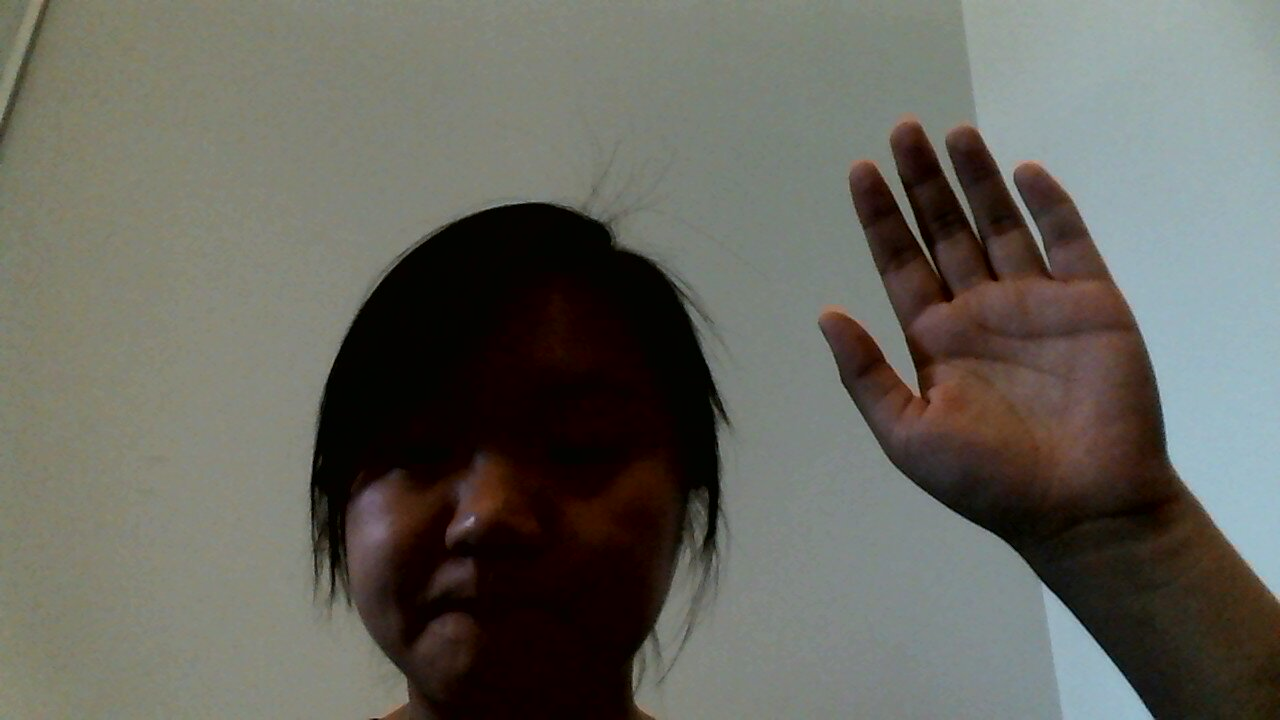
#> input picture images/liani2.jpg, 1280 x 720 px, found by its file name
$ python contour_test.py
#> lines starting #> are read from the running program, lines starting #| are printed output that depends on the picture; after the words box and inside, x2 and y2 are one past the last pixel; in counts of white or black regions, pixels touching at a corner belong together
import numpy as np
import cv2 as cv

# cap = cv.VideoCapture(0)

im = cv.imread('images/liani2.jpg') # source image
#> im is the input picture: shape (720, 1280, 3); mean B, G, R 93.6, 101.3, 101.9
height, width = im.shape[:2]
#> height = 720; width = 1280

blank = np.zeros((height, width, 3),np.uint8)

imgray = cv.cvtColor(im,cv.COLOR_BGR2GRAY) # add gray filter
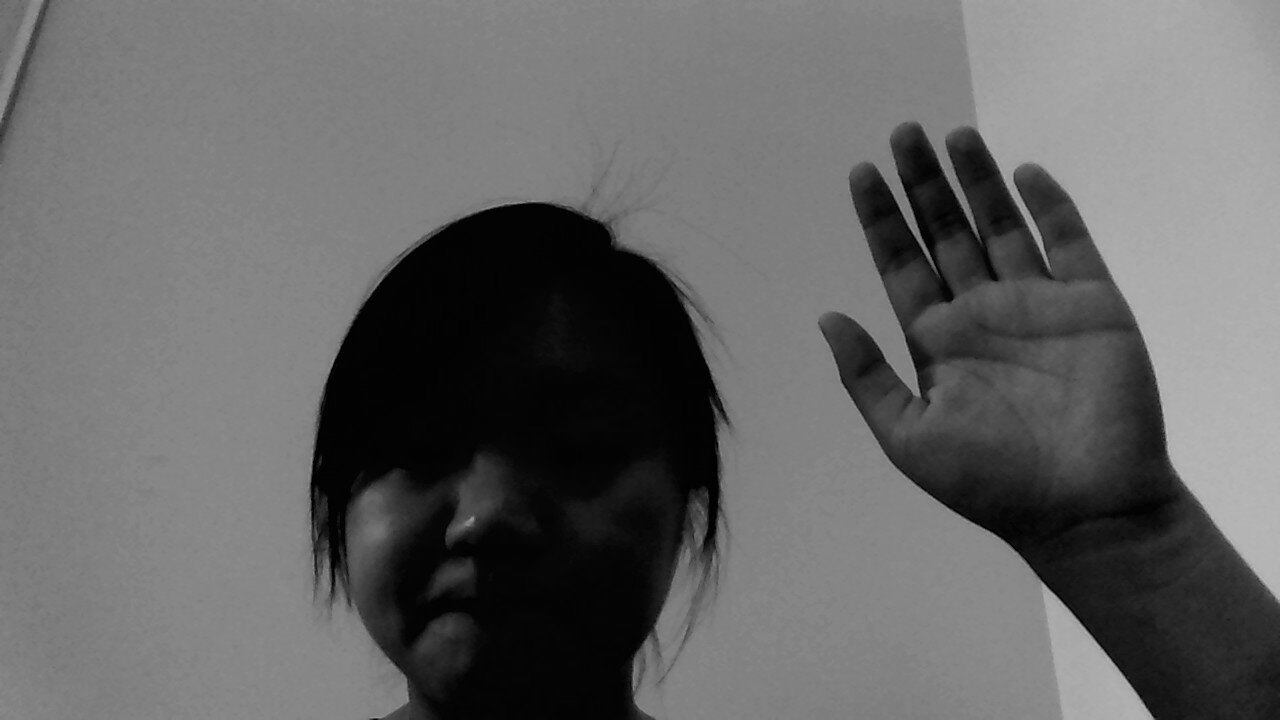
#> imgray: shape (720, 1280); min 0, max 194, mean 100.6
ret,thresh = cv.threshold(imgray,127,255,0) # idk what this is...-
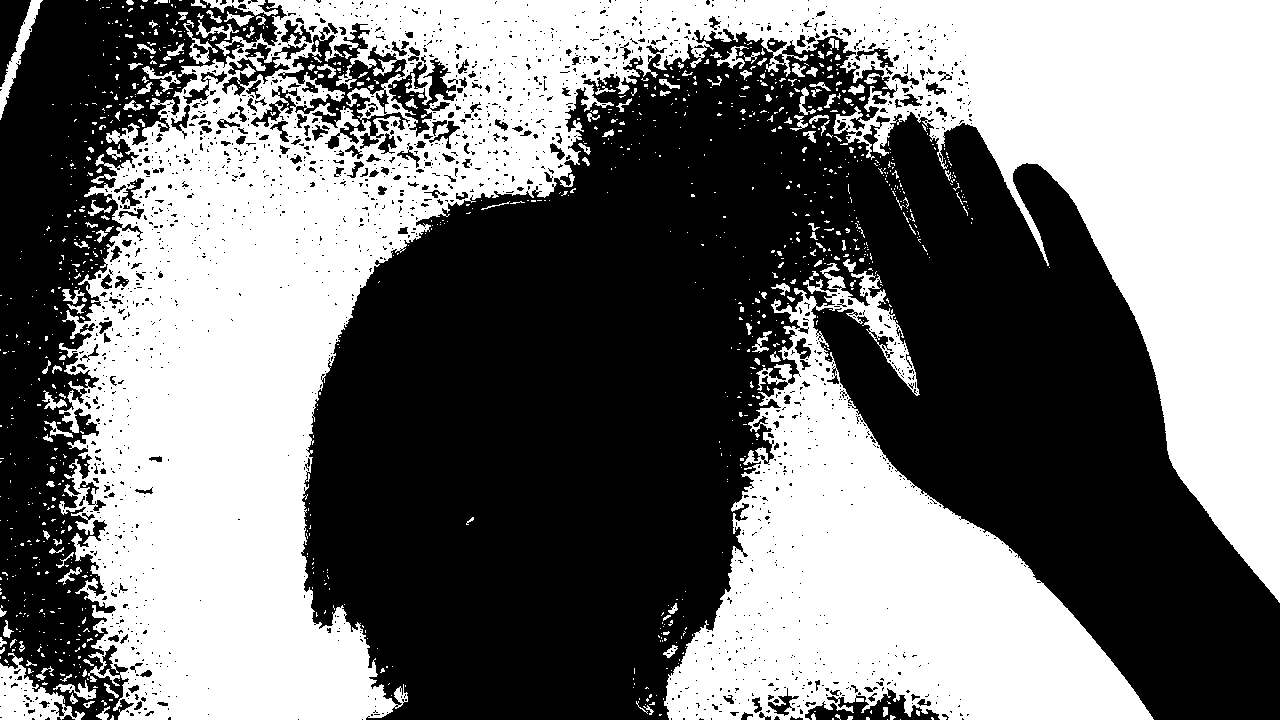
#> thresh: shape (720, 1280); 46.9% white; 1077 white regions (921 under 20 px)
contours, hierarchy = cv.findContours(thresh, 1, 2)
#> contours = 3259 contours, 2837 with area under 20; largest, box (x1, y1, x2, y2) and area: (59, 0, 1280, 720) 341433, (664, 263, 1154, 720) 95112, (277, 22, 408, 145) 5364, (0, 653, 85, 720) 2544, (387, 57, 457, 138) 2246
# contours, hierarchy = cv.findContours(thresh,cv.RETR_TREE,cv.CHAIN_APPROX_SIMPLE) # countour approximation

cnt = contours[0]
#> cnt = [[900, 719]]
m = cv.moments(cnt)
#> m = moments, m00 0
# [14 lines of commented-out code are left out]
cv.drawContours(blank, contours, -1, (255,255,255), 3)
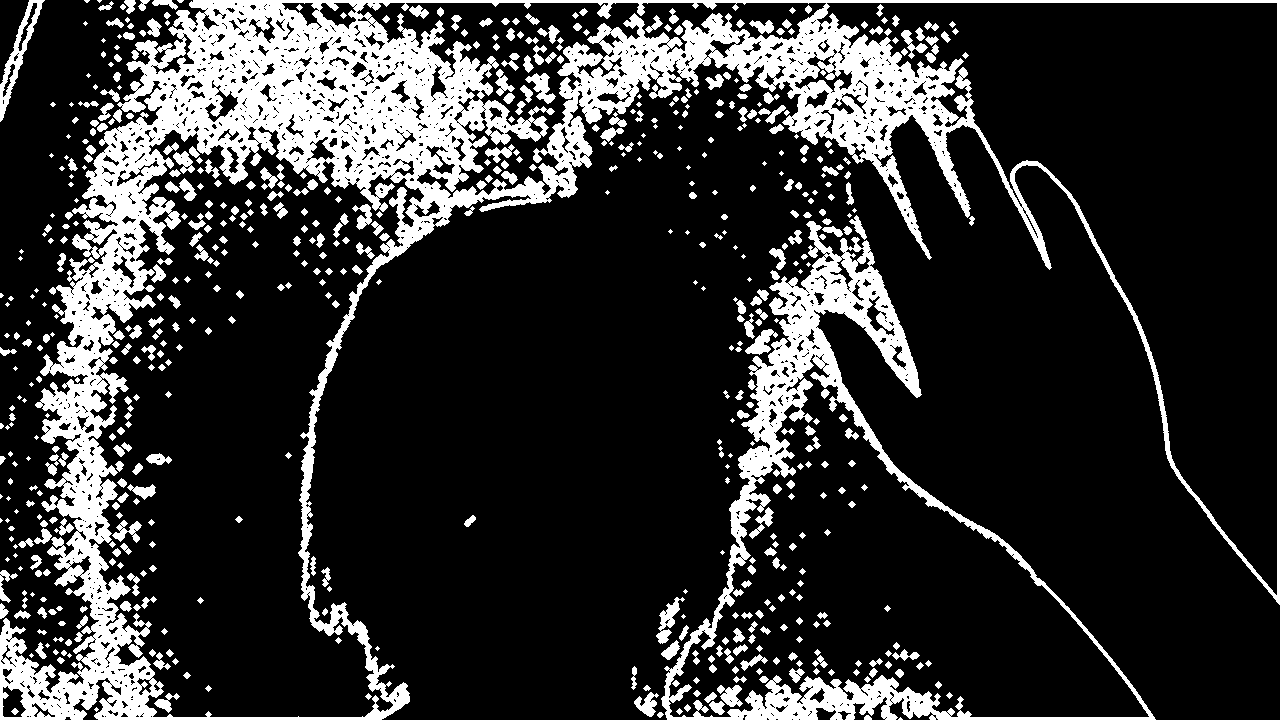
#> blank: shape (720, 1280, 3); 19.9% white; 625 white regions (130 under 20 px), largest, box (x1, y1, x2, y2) and area: (0, 0, 1280, 720) 124820, (661, 221, 1156, 720) 26606, (0, 0, 45, 122) 1198

# SHOW PROCESSED IMAGE
cv.imshow('blank', blank)
k = cv.waitKey()
#> (key Esc is pressed here)

$ run again, with images/liani.jpg copied over images/liani2.jpg
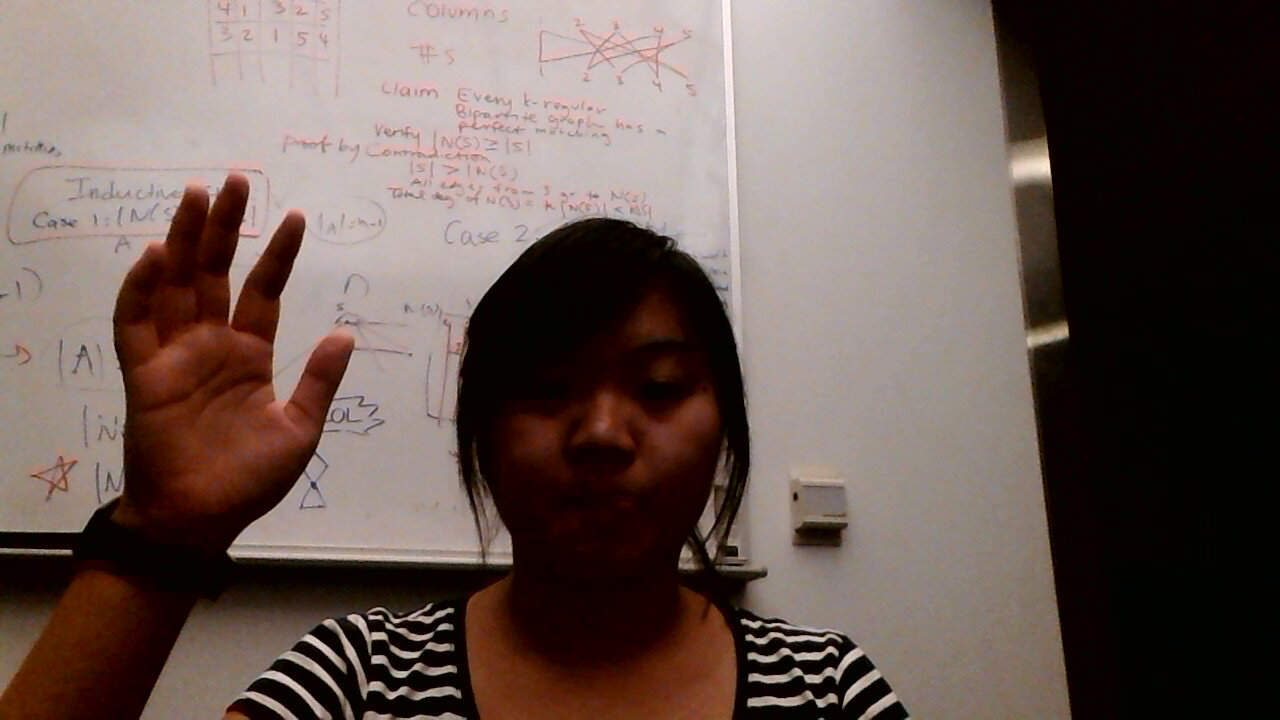
#> input picture images/liani.jpg, 1280 x 720 px, found by its file name
#> im is the input picture: shape (720, 1280, 3); mean B, G, R 83.9, 89.8, 105.9
#> `ret,thresh = cv.threshold(imgray,127,255,0)`:
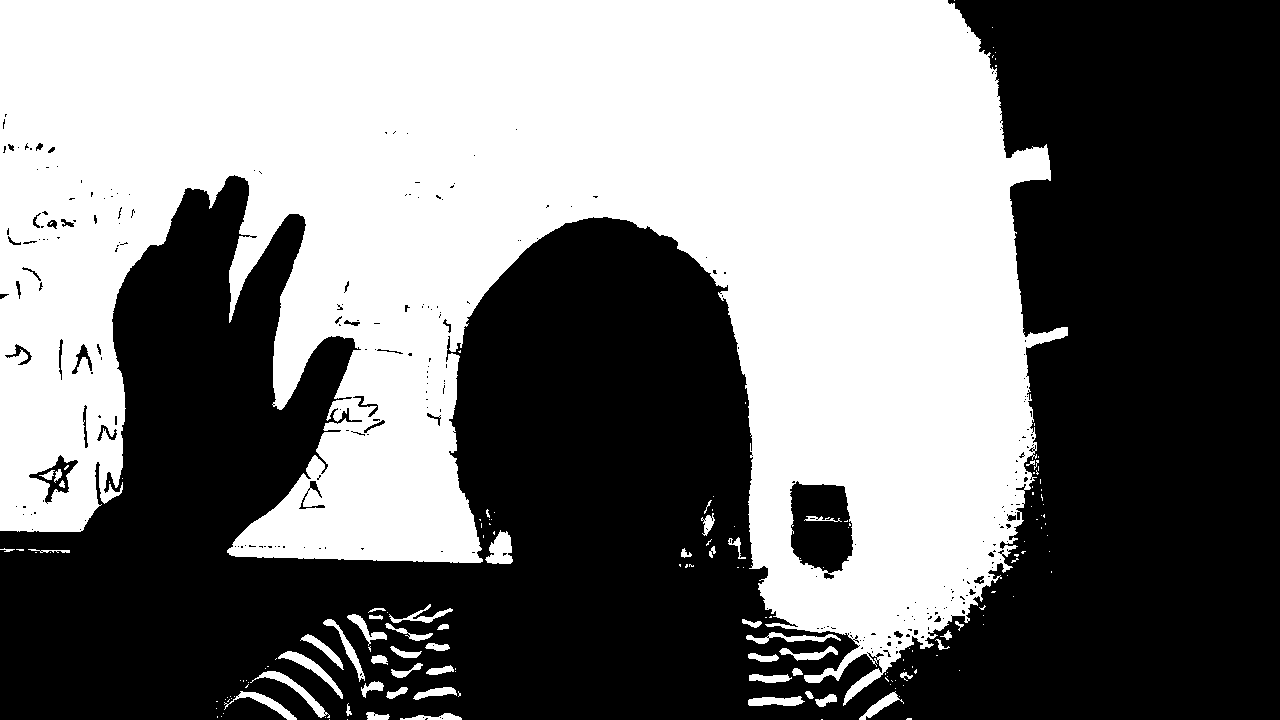
#> thresh: shape (720, 1280); 47.5% white; 169 white regions (118 under 20 px)
#> contours = 523 contours, 423 with area under 20; largest, box (x1, y1, x2, y2) and area: (0, 0, 1068, 706) 433782, (789, 480, 854, 574) 4793, (28, 454, 79, 504) 914, (485, 530, 513, 564) 560, (250, 671, 330, 718) 525
#> cnt = [[821, 719], [822, 719]]
#> m = moments, m00 0
#> `cv.drawContours(blank, contours, -1, (255,255,255), 3)`:
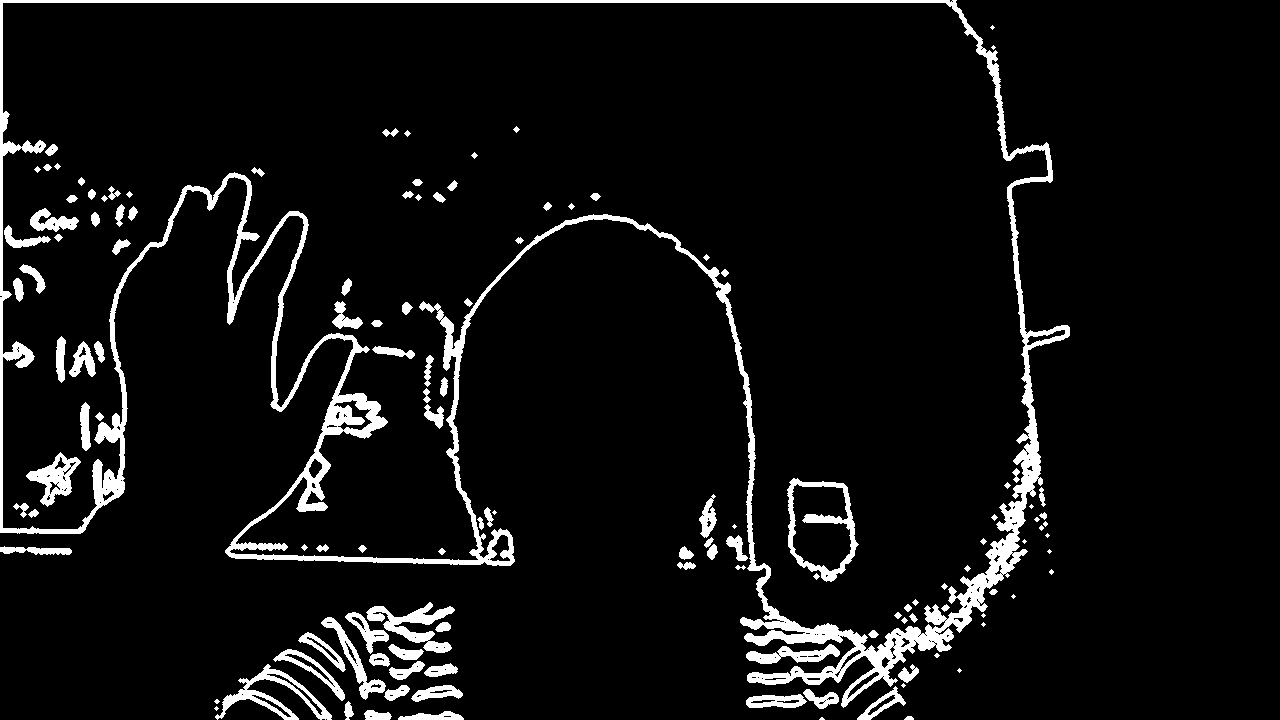
#> blank: shape (720, 1280, 3); 6.5% white; 129 white regions (21 under 20 px), largest, box (x1, y1, x2, y2) and area: (0, 0, 1070, 708) 36817, (787, 478, 859, 582) 1843, (215, 664, 332, 720) 1663
